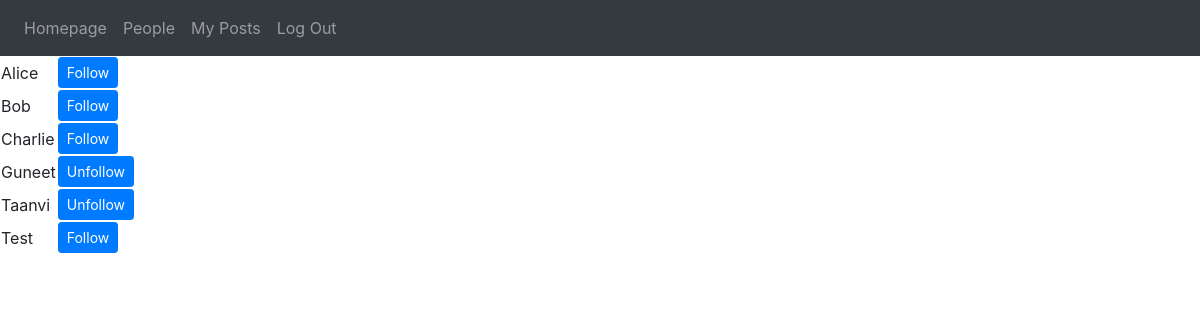
Page /people (signed in) on the earlier database version.
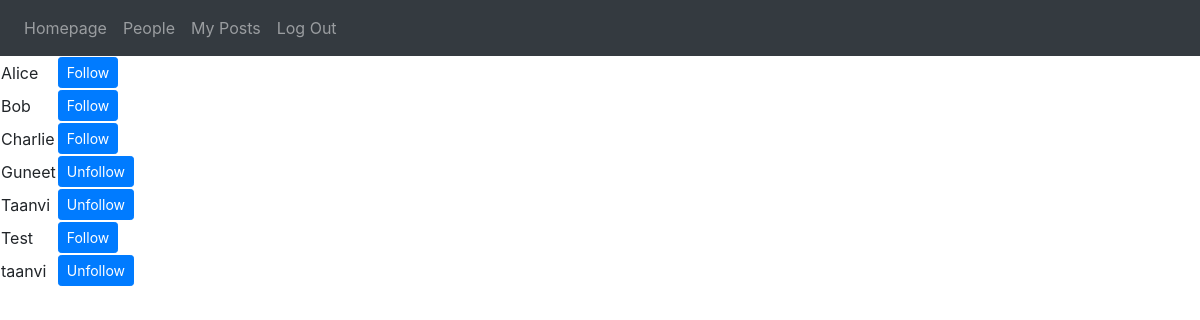
Same page on the later database version.
### tables this page shows
CREATE TABLE users (
		id INTEGER PRIMARY KEY AUTOINCREMENT NOT NULL,
		username TEXT NOT NULL,
		hash TEXT NOT NULL
);

### application.py (the view)
@app.route("/people")
@login_required
def people():
    persons = getPersons()
    followers = getFollowers()
    return render_template("people.html", persons=persons, followers=followers)

### models.py (called while the page is built)
def initialise(option, connection=False):
    con = sql.connect(path.join(ROOT, "socialMedia.db"))
    if option == 2:
        con.row_factory = sql.Row
        cur = con.cursor()
        if connection == False:
            return cur
        else:
            return cur, con
    else:
        cur = con.cursor()
        if option == 1:
            if connection == False:
                return cur
            else:
                return cur, con
        user_id = session["user_id"]
        if connection == False:
            return cur, user_id
        else:
            return cur, user_id, con

def login_required(f):
    @wraps(f)
    def decorated_function(*args, **kwargs):
        if session.get("user_id") is None:
            return redirect("/login")
        return f(*args, **kwargs)
    return decorated_function

def getPersons():
    cur, user_id = initialise(3)
    cur.execute("SELECT username FROM users WHERE NOT username = (SELECT username FROM users WHERE id = ?)", [user_id])
    tempPersons = cur.fetchall()
    persons = []
    for person in tempPersons:
        persons.append(person[0])
    persons.sort()
    return persons

### templates/people.html (shortened to what this page needs)
{% extends "layout.html" %}
{% block main %}
    <table>
        {% for person in persons %}
            <tr>
                <td>{{ person }}</td>
                {% if person not in followers %}
                    <td><a class="btn btn-primary btn-sm" href="{{ url_for('follow', following=person) }}">Follow</a></td>
                {% else %}
                    <td><a class="btn btn-primary btn-sm" href="{{ url_for('unfollow', following=person) }}">Unfollow</a></td>
                {% endif %}
            </tr>
        {% endfor %}
    </table>
{% endblock %}

Differences in the rows shown:
added users: username "taanvi"
